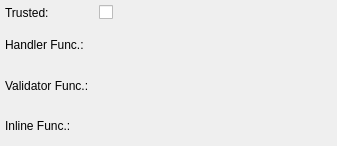
<?xml version="1.0" encoding="UTF-8"?>
<ui version="4.0">
 <class>LanguageWidget</class>
 <widget class="QWidget" name="LanguageWidget">
  <property name="geometry">
   <rect>
    <x>0</x>
    <y>0</y>
    <width>337</width>
    <height>146</height>
   </rect>
  </property>
  <property name="minimumSize">
   <size>
    <width>0</width>
    <height>0</height>
   </size>
  </property>
  <layout class="QGridLayout" name="language_grid">
   <property name="leftMargin">
    <number>5</number>
   </property>
   <property name="topMargin">
    <number>5</number>
   </property>
   <property name="rightMargin">
    <number>5</number>
   </property>
   <property name="bottomMargin">
    <number>5</number>
   </property>
   <property name="spacing">
    <number>10</number>
   </property>
   <item row="0" column="1">
    <widget class="QCheckBox" name="trusted_chk">
     <property name="sizePolicy">
      <sizepolicy hsizetype="Expanding" vsizetype="Fixed">
       <horstretch>0</horstretch>
       <verstretch>0</verstretch>
      </sizepolicy>
     </property>
     <property name="text">
      <string/>
     </property>
    </widget>
   </item>
   <item row="0" column="0">
    <widget class="QLabel" name="trusted_lbl">
     <property name="sizePolicy">
      <sizepolicy hsizetype="Preferred" vsizetype="Preferred">
       <horstretch>0</horstretch>
       <verstretch>0</verstretch>
      </sizepolicy>
     </property>
     <property name="minimumSize">
      <size>
       <width>0</width>
       <height>0</height>
      </size>
     </property>
     <property name="text">
      <string>Trusted:</string>
     </property>
    </widget>
   </item>
   <item row="2" column="0">
    <widget class="QLabel" name="func_validator_lbl">
     <property name="sizePolicy">
      <sizepolicy hsizetype="Preferred" vsizetype="Preferred">
       <horstretch>0</horstretch>
       <verstretch>0</verstretch>
      </sizepolicy>
     </property>
     <property name="minimumSize">
      <size>
       <width>0</width>
       <height>0</height>
      </size>
     </property>
     <property name="text">
      <string>Validator Func.:</string>
     </property>
    </widget>
   </item>
   <item row="1" column="0">
    <widget class="QLabel" name="func_handler_lbl">
     <property name="sizePolicy">
      <sizepolicy hsizetype="Preferred" vsizetype="Preferred">
       <horstretch>0</horstretch>
       <verstretch>0</verstretch>
      </sizepolicy>
     </property>
     <property name="minimumSize">
      <size>
       <width>0</width>
       <height>0</height>
      </size>
     </property>
     <property name="text">
      <string>Handler Func.:</string>
     </property>
    </widget>
   </item>
   <item row="3" column="0">
    <widget class="QLabel" name="func_inline_lbl">
     <property name="sizePolicy">
      <sizepolicy hsizetype="Preferred" vsizetype="Preferred">
       <horstretch>0</horstretch>
       <verstretch>0</verstretch>
      </sizepolicy>
     </property>
     <property name="minimumSize">
      <size>
       <width>0</width>
       <height>0</height>
      </size>
     </property>
     <property name="text">
      <string>Inline Func.:</string>
     </property>
    </widget>
   </item>
  </layout>
 </widget>
 <resources/>
 <connections/>
</ui>
